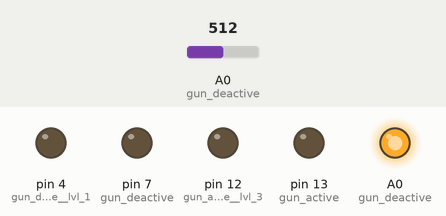
This sketch was run on a simulated Arduino Uno, built with avr-gcc and run on an emulated ATmega328P. Parts: output pins drawn as LEDs (lit = HIGH). The test bench sets the inputs (shaded band); at power-on: A0 (gun_deactive) = 512. What the sketch prints to the serial monitor is not drawn.

Above: at 7.8 s.
7.9 s: A0 (gun_deactive) set to 56
At 11.3 s:
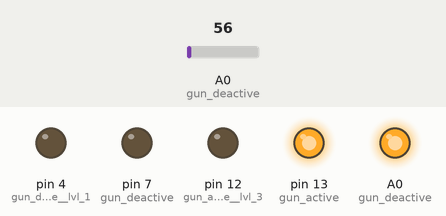
21.4 s: A0 (gun_deactive) set to 48
At 25.6 s:
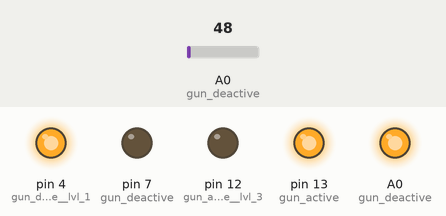
At 29.1 s:
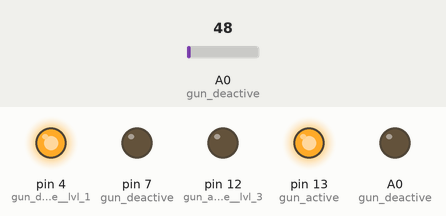
Timing chart, 0 to 30.6 s (numbered marks = the images above; inputs shaded):
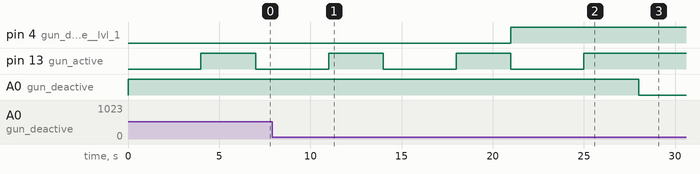

The sketch:

lasertag.ino
```cpp
bool isGunActive = true;
int sensorValue;
int timeGunStopped;
int hitCount = 0;

void setup() {
  // put your setup code here, to run once:

  // initialize serial communication at 9600 bits per second:
  Serial.begin(9600);

  pinMode(13, OUTPUT); //gun active (green light)
  pinMode(14, OUTPUT); //gun deactive (red light)
  //pinMode(8, OUTPUT); //gun deactive (motor)

  //level lights
  pinMode(12, OUTPUT); //gun active  lvl 3
  pinMode(7, OUTPUT); //gun deactive ) lvl 2
  pinMode(4, OUTPUT); //gun deactive  lvl 1
  //digitalWrite(8, LOW); //turn motor off

}

void loop() {

  // put your main code here, to run repeatedly:

  //gun activity light
  if(isGunActive == true)
  {
    digitalWrite(13, HIGH); //turn green light on
    digitalWrite(14, LOW); //turn red light off

  }

  if(isGunActive)
  {
    //detct enemy fire
    int sensorValue = analogRead(A0);
    Serial.println(sensorValue);
    if (sensorValue > 50) //threshold
    {
        isGunActive = false;
        digitalWrite(14, HIGH); //turn red light on
        digitalWrite(13, LOW); //turn green light off
        Serial.print("\' Fire detected. Level:  \'");
        Serial.print(hitCount);
        //digitalWrite(8, LOW); //turn motor on
        //analogWrite(11, 0);
        hitCount = hitCount + 1;
        delay(4000); //5 seconds delay
        //analogWrite(11, 255);
        //digitalWrite(8, HIGH); //turn motor off
        digitalWrite(13, HIGH); //turn green light on
        delay(3000); //5 seconds delay
        sensorValue = 0;
        isGunActive = true; //open lock
        sensorValue = 0;
    }
  }

  //set level lights
  if(hitCount>=3){
    digitalWrite(4, HIGH); //level 1 light
  }
  if(hitCount>=6){
    digitalWrite(7, HIGH); //level 2 light
  }
  if(hitCount>=9){
    digitalWrite(12, HIGH); //level 3 light
  }
  if(hitCount>=10){
     digitalWrite(4, HIGH); //level 3 light
    digitalWrite(7, HIGH); //level 3 light
    digitalWrite(12, HIGH); //level 3 light
    delay(400); //5 seconds delay
    digitalWrite(4, LOW); //level 3 light
    digitalWrite(7, LOW); //level 3 light
    digitalWrite(12, LOW); //level 3 light
    delay(400);                       // wait for a second
    isGunActive = false;
    Serial.print("\' Person dead  \'/n");
    digitalWrite(13, LOW); //turn green light off
  }
}

/**
 *
 *
 notes: ouput 12 and 13 have some problem.

 exchanging 10 with 7
 and 9 with 4
 and 11 with 8
 **/
```

Measured:
- the behaviour switches between 51 and 50 on A0 (gun_deactive) (found by bisection; images 1 and 2)
- after the input at 21.4 s, pin 13 (gun_active): goes on until 25.0 s, then stays HIGH; A0 (gun_deactive): HIGH → LOW after 6.6 s
- by itself, pin 13 (gun_active): alternates HIGH for 3.0 s and LOW for 4.0 s
